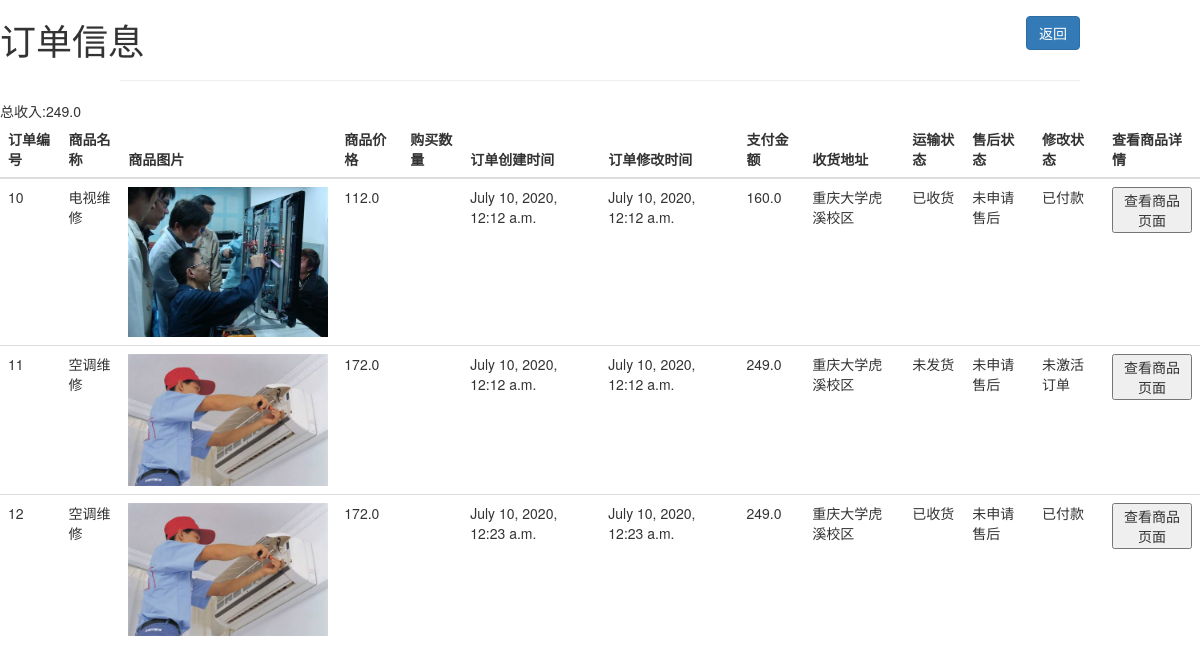
Page /merchant/showOrders/ (signed in) on the committed database.
### merchant/models.py (models this page shows)
class Merchant(models.Model):
    user = models.OneToOneField(User, unique=True, on_delete=models.CASCADE)
    merchantName = models.CharField(max_length=50, blank=True)
    income = models.FloatField(blank=True, default=0)
    reputation = models.CharField(max_length=50, blank=True)
    phone = models.CharField(max_length=16, blank=True)

class Order(models.Model):
    id = models.AutoField(primary_key='True')
    merchID = models.IntegerField(default=0)
    cusID = models.IntegerField(default=0)
    goodsID = models.IntegerField(default=0)
    starttime = models.DateTimeField(auto_now=False, auto_now_add=True)
    modtime = models.DateTimeField(auto_now=True, auto_now_add=False)
    address = models.CharField(max_length=100)
    transSta = models.IntegerField(default=0)
    afterSta = models.IntegerField(default=0)
    modSta = models.IntegerField(default=0)
    goodsNum = models.IntegerField(default=1)
    price = models.FloatField(default=0.0)
    paySta = models.IntegerField(default=0)

class Goods(models.Model):
    id = models.AutoField(primary_key='True')
    merchID = models.IntegerField()
    goodsName = models.CharField(max_length=32)
    image = models.CharField(max_length=128)
    price = models.FloatField(default=0.0)
    type = models.CharField(max_length=32)
    num = models.IntegerField()
    description = models.TextField('商品描述', max_length=255)
    goodsSta = models.IntegerField(default=0)
    frozen = models.IntegerField(default=0)

### merchant/views.py (the view)
# urls.py: path('merchant/showOrders/', views.showOrders),
@login_required
def showOrders(request):
    merchantID = request.user.id
    orderList = Order.objects.filter(merchID=merchantID)
    goodsList = Goods.objects.none()
    for order in orderList:
        goodsList = goodsList | Goods.objects.filter(id=order.goodsID)
    merchant = Merchant.objects.get(user_id=merchantID)
    income = merchant.income
    context = dict()
    context['orderList'] = orderList
    context['goodsList'] = goodsList
    context['income'] = income
    return render(request, 'showOrders.html', context)

### merchant/templates/showOrders.html (shortened to what this page needs)
<!DOCTYPE html>
<html lang="en">
<head>
    {% load static %}
<link href="https://cdn.staticfile.org/twitter-bootstrap/3.3.7/css/bootstrap.min.css" rel="stylesheet">
</head>
<body>
<h1>订单信息</h1>
    <a style="position: absolute; top: 2%; right: 10%;" class="btn btn-primary" href="/merchant/merchantHome/">返回</a>
<hr width="80%">
<div>总收入:{{ income }}</div>
<div>
<table class="table table-hover">
    <thead>
        <tr>
            <th>订单编号</th>
            <th>商品名称</th>
            <th>商品图片</th>
            <th>商品价格</th>
            <th>购买数量</th>
            <th>订单创建时间</th>
            <th>订单修改时间</th>
            <th>支付金额</th>
            <th>收货地址</th>
            <th>运输状态</th>
            <th>售后状态</th>
            <th>修改状态</th>
            <th>查看商品详情</th>
        </tr>
    </thead>
    <tbody>
             {% for order in orderList %}
                {% for goods in goodsList %}
                    {% ifequal goods.id order.goodsID %}
                        <tr>
                            <td>{{ order.id }}</td>
                        <td>{{ goods.goodsName }}</td>
                        <td><img width="200px" src="{% static goods.image %}"></td>
                        <td>{{ goods.price }}</td>
                        <td>{{ order.goodNum }}</td>
                        <td>{{ order.starttime }}</td>
                        <td>{{ order.modtime }}</td>
                        <td>{{ order.price }}</td>
                        <td>{{ order.address }}</td>
                        {% ifequal order.transSta 0%}
                                <td>未发货</td>
                            {% else  %}
                             {% ifequal order.transSta 1%}
                                  <td>已发货</td>
                                  {% else %}
                                     {% ifequal order.transSta 2 %}
                                        <td>已收货</td>
                                     {% endifequal %}
                              {% endifequal %}
                         {%  endifequal %}
                          {% ifequal order.afterSta 0%}
                            <td>未申请售后</td>
                        {%  endifequal %}
                        {% ifequal order.paySta -1%}
                            <td>未激活订单</td>
                        {% else  %}
                            {% ifequal order.paySta 0%}
                                <td>未付款</td>
                                {% else %}
                                    {% ifequal order.paySta 1%}
                                    <td>已付款</td>
                                    {% endifequal %}
                            {% endifequal %}
                        {%  endifequal %}
            <td>
                <button id="btnUpdate" onclick="goodInfo({{ order.goodsID }})">查看商品页面</button>
            </td>
            </tr>
                    {% endifequal %}
                {% endfor %}
        {% empty %}
        <p>Sorry, no orders here!</p>
      {% endfor %}
    </tbody>
</table>
</div>
</body>
</html>

### rows in the picture
Merchant: income "249.0"
Order: id "10", starttime "July 10, 2020, 12:12 a.m.", modtime "July 10, 2020, 12:12 a.m.", price "160.0", address "重庆大学虎溪校区"
Goods: goodsName "电视维修", image (picture), price "112.0"
Order: id "11", starttime "July 10, 2020, 12:12 a.m.", modtime "July 10, 2020, 12:12 a.m.", price "249.0", address "重庆大学虎溪校区"
Goods: goodsName "空调维修", image (picture), price "172.0"
Order: id "12", starttime "July 10, 2020, 12:23 a.m.", modtime "July 10, 2020, 12:23 a.m.", price "249.0", address "重庆大学虎溪校区"
